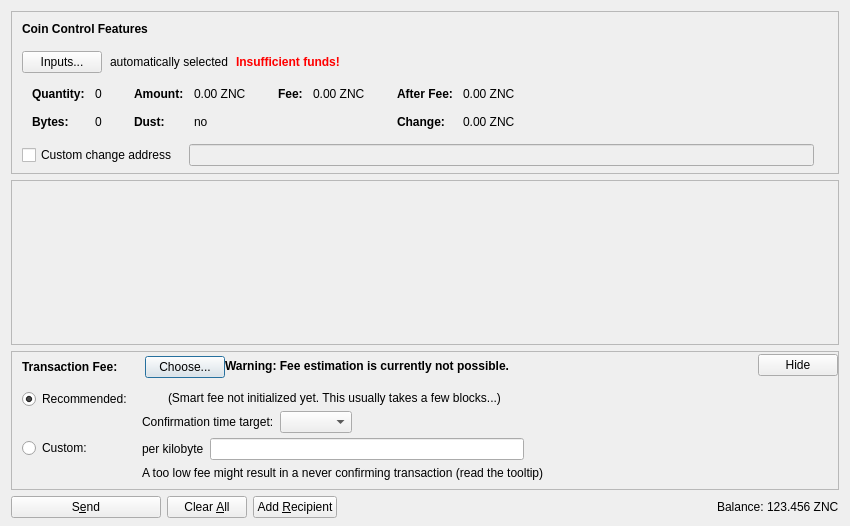
<?xml version="1.0" encoding="UTF-8"?>
<ui version="4.0">
 <class>SendCoinsDialog</class>
 <widget class="QDialog" name="SendCoinsDialog">
  <property name="geometry">
   <rect>
    <x>0</x>
    <y>0</y>
    <width>850</width>
    <height>526</height>
   </rect>
  </property>
  <property name="windowTitle">
   <string>Send Coins</string>
  </property>
  <layout class="QVBoxLayout" name="verticalLayout" stretch="0,1,0,0">
   <property name="bottomMargin">
    <number>8</number>
   </property>
   <item>
    <widget class="QFrame" name="frameCoinControl">
     <property name="sizePolicy">
      <sizepolicy hsizetype="Expanding" vsizetype="Expanding">
       <horstretch>0</horstretch>
       <verstretch>0</verstretch>
      </sizepolicy>
     </property>
     <property name="maximumSize">
      <size>
       <width>16777215</width>
       <height>16777215</height>
      </size>
     </property>
     <property name="frameShape">
      <enum>QFrame::StyledPanel</enum>
     </property>
     <property name="frameShadow">
      <enum>QFrame::Sunken</enum>
     </property>
     <layout class="QVBoxLayout" name="verticalLayoutCoinControl2">
      <property name="spacing">
       <number>0</number>
      </property>
      <property name="leftMargin">
       <number>0</number>
      </property>
      <property name="topMargin">
       <number>0</number>
      </property>
      <property name="rightMargin">
       <number>0</number>
      </property>
      <property name="bottomMargin">
       <number>6</number>
      </property>
      <item>
       <layout class="QVBoxLayout" name="verticalLayoutCoinControl" stretch="0,0,0,0,1">
        <property name="spacing">
         <number>0</number>
        </property>
        <property name="leftMargin">
         <number>10</number>
        </property>
        <property name="topMargin">
         <number>10</number>
        </property>
        <item>
         <layout class="QHBoxLayout" name="horizontalLayoutCoinControl1">
          <property name="bottomMargin">
           <number>15</number>
          </property>
          <item>
           <widget class="QLabel" name="labelCoinControlFeatures">
            <property name="sizePolicy">
             <sizepolicy hsizetype="Preferred" vsizetype="Maximum">
              <horstretch>0</horstretch>
              <verstretch>0</verstretch>
             </sizepolicy>
            </property>
            <property name="font">
             <font>
              <weight>75</weight>
              <bold>true</bold>
             </font>
            </property>
            <property name="styleSheet">
             <string notr="true">font-weight:bold;</string>
            </property>
            <property name="text">
             <string>Coin Control Features</string>
            </property>
           </widget>
          </item>
         </layout>
        </item>
        <item>
         <layout class="QHBoxLayout" name="horizontalLayoutCoinControl2" stretch="0,0,0,0">
          <property name="spacing">
           <number>8</number>
          </property>
          <property name="bottomMargin">
           <number>10</number>
          </property>
          <item>
           <widget class="QPushButton" name="pushButtonCoinControl">
            <property name="styleSheet">
             <string notr="true"/>
            </property>
            <property name="text">
             <string>Inputs...</string>
            </property>
            <property name="autoDefault">
             <bool>false</bool>
            </property>
           </widget>
          </item>
          <item>
           <widget class="QLabel" name="labelCoinControlAutomaticallySelected">
            <property name="text">
             <string>automatically selected</string>
            </property>
            <property name="margin">
             <number>5</number>
            </property>
           </widget>
          </item>
          <item>
           <widget class="QLabel" name="labelCoinControlInsuffFunds">
            <property name="font">
             <font>
              <weight>75</weight>
              <bold>true</bold>
             </font>
            </property>
            <property name="styleSheet">
             <string notr="true">color:red;font-weight:bold;</string>
            </property>
            <property name="text">
             <string>Insufficient funds!</string>
            </property>
            <property name="margin">
             <number>5</number>
            </property>
           </widget>
          </item>
          <item>
           <spacer name="horizontalSpacerCoinControl">
            <property name="orientation">
             <enum>Qt::Horizontal</enum>
            </property>
            <property name="sizeHint" stdset="0">
             <size>
              <width>40</width>
              <height>1</height>
             </size>
            </property>
           </spacer>
          </item>
         </layout>
        </item>
        <item>
         <widget class="QWidget" name="widgetCoinControl" native="true">
          <property name="sizePolicy">
           <sizepolicy hsizetype="Preferred" vsizetype="Preferred">
            <horstretch>0</horstretch>
            <verstretch>0</verstretch>
           </sizepolicy>
          </property>
          <property name="minimumSize">
           <size>
            <width>0</width>
            <height>0</height>
           </size>
          </property>
          <property name="styleSheet">
           <string notr="true"/>
          </property>
          <layout class="QHBoxLayout" name="horizontalLayoutCoinControl5">
           <property name="leftMargin">
            <number>0</number>
           </property>
           <property name="topMargin">
            <number>0</number>
           </property>
           <property name="rightMargin">
            <number>0</number>
           </property>
           <property name="bottomMargin">
            <number>0</number>
           </property>
           <item>
            <layout class="QHBoxLayout" name="horizontalLayoutCoinControl3" stretch="0,0,0,1">
             <property name="spacing">
              <number>20</number>
             </property>
             <property name="topMargin">
              <number>0</number>
             </property>
             <property name="bottomMargin">
              <number>10</number>
             </property>
             <item>
              <layout class="QFormLayout" name="formLayoutCoinControl1">
               <property name="horizontalSpacing">
                <number>10</number>
               </property>
               <property name="verticalSpacing">
                <number>14</number>
               </property>
               <property name="leftMargin">
                <number>10</number>
               </property>
               <property name="topMargin">
                <number>4</number>
               </property>
               <property name="rightMargin">
                <number>6</number>
               </property>
               <item row="0" column="0">
                <widget class="QLabel" name="labelCoinControlQuantityText">
                 <property name="font">
                  <font>
                   <weight>75</weight>
                   <bold>true</bold>
                  </font>
                 </property>
                 <property name="text">
                  <string>Quantity:</string>
                 </property>
                 <property name="margin">
                  <number>0</number>
                 </property>
                </widget>
               </item>
               <item row="0" column="1">
                <widget class="QLabel" name="labelCoinControlQuantity">
                 <property name="cursor">
                  <cursorShape>IBeamCursor</cursorShape>
                 </property>
                 <property name="contextMenuPolicy">
                  <enum>Qt::ActionsContextMenu</enum>
                 </property>
                 <property name="text">
                  <string notr="true">0</string>
                 </property>
                 <property name="margin">
                  <number>0</number>
                 </property>
                 <property name="textInteractionFlags">
                  <set>Qt::LinksAccessibleByMouse|Qt::TextSelectableByKeyboard|Qt::TextSelectableByMouse</set>
                 </property>
                </widget>
               </item>
               <item row="1" column="0">
                <widget class="QLabel" name="labelCoinControlBytesText">
                 <property name="font">
                  <font>
                   <weight>75</weight>
                   <bold>true</bold>
                  </font>
                 </property>
                 <property name="text">
                  <string>Bytes:</string>
                 </property>
                </widget>
               </item>
               <item row="1" column="1">
                <widget class="QLabel" name="labelCoinControlBytes">
                 <property name="cursor">
                  <cursorShape>IBeamCursor</cursorShape>
                 </property>
                 <property name="contextMenuPolicy">
                  <enum>Qt::ActionsContextMenu</enum>
                 </property>
                 <property name="text">
                  <string notr="true">0</string>
                 </property>
                 <property name="textInteractionFlags">
                  <set>Qt::LinksAccessibleByMouse|Qt::TextSelectableByKeyboard|Qt::TextSelectableByMouse</set>
                 </property>
                </widget>
               </item>
              </layout>
             </item>
             <item>
              <layout class="QFormLayout" name="formLayoutCoinControl2">
               <property name="horizontalSpacing">
                <number>10</number>
               </property>
               <property name="verticalSpacing">
                <number>14</number>
               </property>
               <property name="leftMargin">
                <number>6</number>
               </property>
               <property name="topMargin">
                <number>4</number>
               </property>
               <property name="rightMargin">
                <number>6</number>
               </property>
               <item row="0" column="0">
                <widget class="QLabel" name="labelCoinControlAmountText">
                 <property name="font">
                  <font>
                   <weight>75</weight>
                   <bold>true</bold>
                  </font>
                 </property>
                 <property name="text">
                  <string>Amount:</string>
                 </property>
                 <property name="margin">
                  <number>0</number>
                 </property>
                </widget>
               </item>
               <item row="0" column="1">
                <widget class="QLabel" name="labelCoinControlAmount">
                 <property name="cursor">
                  <cursorShape>IBeamCursor</cursorShape>
                 </property>
                 <property name="contextMenuPolicy">
                  <enum>Qt::ActionsContextMenu</enum>
                 </property>
                 <property name="text">
                  <string notr="true">0.00 ZNC</string>
                 </property>
                 <property name="textInteractionFlags">
                  <set>Qt::LinksAccessibleByMouse|Qt::TextSelectableByKeyboard|Qt::TextSelectableByMouse</set>
                 </property>
                </widget>
               </item>
               <item row="1" column="0">
                <widget class="QLabel" name="labelCoinControlLowOutputText">
                 <property name="font">
                  <font>
                   <weight>75</weight>
                   <bold>true</bold>
                  </font>
                 </property>
                 <property name="text">
                  <string>Dust:</string>
                 </property>
                </widget>
               </item>
               <item row="1" column="1">
                <widget class="QLabel" name="labelCoinControlLowOutput">
                 <property name="cursor">
                  <cursorShape>IBeamCursor</cursorShape>
                 </property>
                 <property name="contextMenuPolicy">
                  <enum>Qt::ActionsContextMenu</enum>
                 </property>
                 <property name="text">
                  <string notr="true">no</string>
                 </property>
                 <property name="textInteractionFlags">
                  <set>Qt::LinksAccessibleByMouse|Qt::TextSelectableByKeyboard|Qt::TextSelectableByMouse</set>
                 </property>
                </widget>
               </item>
              </layout>
             </item>
             <item>
              <layout class="QFormLayout" name="formLayoutCoinControl3">
               <property name="horizontalSpacing">
                <number>10</number>
               </property>
               <property name="verticalSpacing">
                <number>14</number>
               </property>
               <property name="leftMargin">
                <number>6</number>
               </property>
               <property name="topMargin">
                <number>4</number>
               </property>
               <property name="rightMargin">
                <number>6</number>
               </property>
               <item row="0" column="0">
                <widget class="QLabel" name="labelCoinControlFeeText">
                 <property name="font">
                  <font>
                   <weight>75</weight>
                   <bold>true</bold>
                  </font>
                 </property>
                 <property name="text">
                  <string>Fee:</string>
                 </property>
                 <property name="margin">
                  <number>0</number>
                 </property>
                </widget>
               </item>
               <item row="0" column="1">
                <widget class="QLabel" name="labelCoinControlFee">
                 <property name="cursor">
                  <cursorShape>IBeamCursor</cursorShape>
                 </property>
                 <property name="contextMenuPolicy">
                  <enum>Qt::ActionsContextMenu</enum>
                 </property>
                 <property name="text">
                  <string notr="true">0.00 ZNC</string>
                 </property>
                 <property name="textInteractionFlags">
                  <set>Qt::LinksAccessibleByMouse|Qt::TextSelectableByKeyboard|Qt::TextSelectableByMouse</set>
                 </property>
                </widget>
               </item>
              </layout>
             </item>
             <item>
              <layout class="QFormLayout" name="formLayoutCoinControl4">
               <property name="horizontalSpacing">
                <number>10</number>
               </property>
               <property name="verticalSpacing">
                <number>14</number>
               </property>
               <property name="leftMargin">
                <number>6</number>
               </property>
               <property name="topMargin">
                <number>4</number>
               </property>
               <property name="rightMargin">
                <number>6</number>
               </property>
               <item row="0" column="0">
                <widget class="QLabel" name="labelCoinControlAfterFeeText">
                 <property name="font">
                  <font>
                   <weight>75</weight>
                   <bold>true</bold>
                  </font>
                 </property>
                 <property name="text">
                  <string>After Fee:</string>
                 </property>
                 <property name="margin">
                  <number>0</number>
                 </property>
                </widget>
               </item>
               <item row="0" column="1">
                <widget class="QLabel" name="labelCoinControlAfterFee">
                 <property name="cursor">
                  <cursorShape>IBeamCursor</cursorShape>
                 </property>
                 <property name="contextMenuPolicy">
                  <enum>Qt::ActionsContextMenu</enum>
                 </property>
                 <property name="text">
                  <string notr="true">0.00 ZNC</string>
                 </property>
                 <property name="textInteractionFlags">
                  <set>Qt::LinksAccessibleByMouse|Qt::TextSelectableByKeyboard|Qt::TextSelectableByMouse</set>
                 </property>
                </widget>
               </item>
               <item row="1" column="0">
                <widget class="QLabel" name="labelCoinControlChangeText">
                 <property name="font">
                  <font>
                   <weight>75</weight>
                   <bold>true</bold>
                  </font>
                 </property>
                 <property name="text">
                  <string>Change:</string>
                 </property>
                </widget>
               </item>
               <item row="1" column="1">
                <widget class="QLabel" name="labelCoinControlChange">
                 <property name="cursor">
                  <cursorShape>IBeamCursor</cursorShape>
                 </property>
                 <property name="contextMenuPolicy">
                  <enum>Qt::ActionsContextMenu</enum>
                 </property>
                 <property name="text">
                  <string notr="true">0.00 ZNC</string>
                 </property>
                 <property name="textInteractionFlags">
                  <set>Qt::LinksAccessibleByMouse|Qt::TextSelectableByKeyboard|Qt::TextSelectableByMouse</set>
                 </property>
                </widget>
               </item>
              </layout>
             </item>
            </layout>
           </item>
          </layout>
         </widget>
        </item>
        <item>
         <layout class="QHBoxLayout" name="horizontalLayoutCoinControl4" stretch="0,0,0">
          <property name="spacing">
           <number>12</number>
          </property>
          <property name="sizeConstraint">
           <enum>QLayout::SetDefaultConstraint</enum>
          </property>
          <property name="topMargin">
           <number>5</number>
          </property>
          <property name="rightMargin">
           <number>5</number>
          </property>
          <item>
           <widget class="QCheckBox" name="checkBoxCoinControlChange">
            <property name="toolTip">
             <string>If this is activated, but the change address is empty or invalid, change will be sent to a newly generated address.</string>
            </property>
            <property name="text">
             <string>Custom change address</string>
            </property>
           </widget>
          </item>
          <item>
           <widget class="QValidatedLineEdit" name="lineEditCoinControlChange">
            <property name="enabled">
             <bool>false</bool>
            </property>
            <property name="sizePolicy">
             <sizepolicy hsizetype="Expanding" vsizetype="Fixed">
              <horstretch>0</horstretch>
              <verstretch>0</verstretch>
             </sizepolicy>
            </property>
           </widget>
          </item>
          <item>
           <widget class="QLabel" name="labelCoinControlChangeLabel">
            <property name="sizePolicy">
             <sizepolicy hsizetype="Preferred" vsizetype="Expanding">
              <horstretch>0</horstretch>
              <verstretch>0</verstretch>
             </sizepolicy>
            </property>
            <property name="minimumSize">
             <size>
              <width>0</width>
              <height>0</height>
             </size>
            </property>
            <property name="text">
             <string/>
            </property>
            <property name="margin">
             <number>3</number>
            </property>
           </widget>
          </item>
         </layout>
        </item>
        <item>
         <spacer name="verticalSpacerCoinControl">
          <property name="orientation">
           <enum>Qt::Vertical</enum>
          </property>
          <property name="sizeHint" stdset="0">
           <size>
            <width>800</width>
            <height>1</height>
           </size>
          </property>
         </spacer>
        </item>
       </layout>
      </item>
     </layout>
    </widget>
   </item>
   <item>
    <widget class="QScrollArea" name="scrollArea">
     <property name="widgetResizable">
      <bool>true</bool>
     </property>
     <widget class="QWidget" name="scrollAreaWidgetContents">
      <property name="geometry">
       <rect>
        <x>0</x>
        <y>0</y>
        <width>830</width>
        <height>104</height>
       </rect>
      </property>
      <layout class="QVBoxLayout" name="verticalLayout_2" stretch="0,1">
       <property name="leftMargin">
        <number>0</number>
       </property>
       <property name="topMargin">
        <number>0</number>
       </property>
       <property name="rightMargin">
        <number>0</number>
       </property>
       <property name="bottomMargin">
        <number>0</number>
       </property>
       <item>
        <layout class="QVBoxLayout" name="entries">
         <property name="spacing">
          <number>6</number>
         </property>
        </layout>
       </item>
       <item>
        <spacer name="verticalSpacer">
         <property name="orientation">
          <enum>Qt::Vertical</enum>
         </property>
         <property name="sizeHint" stdset="0">
          <size>
           <width>20</width>
           <height>40</height>
          </size>
         </property>
        </spacer>
       </item>
      </layout>
     </widget>
    </widget>
   </item>
   <item>
    <widget class="QFrame" name="frameFee">
     <property name="sizePolicy">
      <sizepolicy hsizetype="Expanding" vsizetype="Expanding">
       <horstretch>0</horstretch>
       <verstretch>0</verstretch>
      </sizepolicy>
     </property>
     <property name="maximumSize">
      <size>
       <width>16777215</width>
       <height>16777215</height>
      </size>
     </property>
     <property name="frameShape">
      <enum>QFrame::StyledPanel</enum>
     </property>
     <property name="frameShadow">
      <enum>QFrame::Sunken</enum>
     </property>
     <layout class="QVBoxLayout" name="verticalLayoutFee1">
      <property name="spacing">
       <number>0</number>
      </property>
      <property name="leftMargin">
       <number>0</number>
      </property>
      <property name="topMargin">
       <number>0</number>
      </property>
      <property name="rightMargin">
       <number>0</number>
      </property>
      <property name="bottomMargin">
       <number>0</number>
      </property>
      <item>
       <layout class="QVBoxLayout" name="verticalLayoutFee2" stretch="0,0,0">
        <property name="spacing">
         <number>0</number>
        </property>
        <property name="leftMargin">
         <number>10</number>
        </property>
        <property name="topMargin">
         <number>0</number>
        </property>
        <item>
         <layout class="QHBoxLayout" name="horizontalLayoutFee1">
          <property name="bottomMargin">
           <number>0</number>
          </property>
          <item>
           <layout class="QVBoxLayout" name="verticalLayoutFee7">
            <property name="spacing">
             <number>0</number>
            </property>
            <item>
             <spacer name="verticalSpacerSmartFee">
              <property name="orientation">
               <enum>Qt::Vertical</enum>
              </property>
              <property name="sizeType">
               <enum>QSizePolicy::Fixed</enum>
              </property>
              <property name="sizeHint" stdset="0">
               <size>
                <width>1</width>
                <height>4</height>
               </size>
              </property>
             </spacer>
            </item>
            <item>
             <layout class="QHBoxLayout" name="horizontalLayoutSmartFee">
              <property name="spacing">
               <number>10</number>
              </property>
              <item>
               <widget class="QLabel" name="labelFeeHeadline">
                <property name="sizePolicy">
                 <sizepolicy hsizetype="Preferred" vsizetype="Maximum">
                  <horstretch>0</horstretch>
                  <verstretch>0</verstretch>
                 </sizepolicy>
                </property>
                <property name="font">
                 <font>
                  <weight>75</weight>
                  <bold>true</bold>
                 </font>
                </property>
                <property name="styleSheet">
                 <string notr="true">font-weight:bold;</string>
                </property>
                <property name="text">
                 <string>Transaction Fee:</string>
                </property>
               </widget>
              </item>
              <item>
               <widget class="QLabel" name="labelFeeMinimized">
                <property name="text">
                 <string/>
                </property>
               </widget>
              </item>
              <item>
               <widget class="QPushButton" name="buttonChooseFee">
                <property name="text">
                 <string>Choose...</string>
                </property>
               </widget>
              </item>
             </layout>
            </item>
            <item>
             <spacer name="verticalSpacer_5">
              <property name="orientation">
               <enum>Qt::Vertical</enum>
              </property>
              <property name="sizeHint" stdset="0">
               <size>
                <width>1</width>
                <height>1</height>
               </size>
              </property>
             </spacer>
            </item>
           </layout>
          </item>
          <item>
           <widget class="QLabel" name="fallbackFeeWarningLabel">
            <property name="toolTip">
             <string>Using the fallbackfee can result in sending a transaction that will take several hours or days (or never) to confirm. Consider choosing your fee manually or wait until you have validated the complete chain.</string>
            </property>
            <property name="font">
            <font>
                <weight>75</weight>
                <bold>true</bold>
            </font>
            </property>
            <property name="text">
             <string>Warning: Fee estimation is currently not possible.</string>
            </property>
            <property name="wordWrap">
             <bool>false</bool>
            </property>
           </widget>
          </item>
          <item>
           <spacer name="horizontalSpacer_4">
            <property name="orientation">
             <enum>Qt::Horizontal</enum>
            </property>
            <property name="sizeType">
             <enum>QSizePolicy::MinimumExpanding</enum>
            </property>
            <property name="sizeHint" stdset="0">
             <size>
              <width>40</width>
              <height>20</height>
             </size>
            </property>
           </spacer>
          </item>
          <item>
           <widget class="QPushButton" name="buttonMinimizeFee">
            <property name="toolTip">
             <string>collapse fee-settings</string>
            </property>
            <property name="text">
             <string>Hide</string>
            </property>
           </widget>
          </item>
         </layout>
        </item>
        <item>
         <widget class="QFrame" name="frameFeeSelection">
          <layout class="QVBoxLayout" name="verticalLayoutFee12">
           <property name="spacing">
            <number>0</number>
           </property>
           <property name="leftMargin">
            <number>0</number>
           </property>
           <property name="topMargin">
            <number>0</number>
           </property>
           <property name="rightMargin">
            <number>0</number>
           </property>
           <property name="bottomMargin">
            <number>0</number>
           </property>
           <item>
            <layout class="QGridLayout" name="gridLayoutFee">
             <property name="topMargin">
              <number>10</number>
             </property>
             <property name="bottomMargin">
              <number>4</number>
             </property>
             <property name="horizontalSpacing">
              <number>10</number>
             </property>
             <property name="verticalSpacing">
              <number>4</number>
             </property>
             <item row="1" column="1">
              <layout class="QVBoxLayout" name="verticalLayoutFee8">
               <property name="spacing">
                <number>6</number>
               </property>
               <item>
                <layout class="QHBoxLayout" name="horizontalLayoutFee13">
                 <item>
                  <widget class="QLabel" name="labelCustomPerKilobyte">
                   <property name="toolTip">
                    <string>Specify a custom fee per kB (1,000 bytes) of the transaction's virtual size.

Note:  Since the fee is calculated on a per-byte basis, a fee of "100 satoshis per kB" for a transaction size of 500 bytes (half of 1 kB) would ultimately yield a fee of only 50 satoshis.</string>
                   </property>
                   <property name="text">
                    <string>per kilobyte</string>
                   </property>
                  </widget>
                 </item>
                 <item>
                  <widget class="BitcoinAmountField" name="customFee"/>
                 </item>
                 <item>
                  <spacer name="horizontalSpacer_6">
                   <property name="orientation">
                    <enum>Qt::Horizontal</enum>
                   </property>
                   <property name="sizeHint" stdset="0">
                    <size>
                     <width>1</width>
                     <height>1</height>
                    </size>
                   </property>
                  </spacer>
                 </item>
                </layout>
               </item>
               <item>
                <layout class="QHBoxLayout" name="horizontalLayoutFee8">
                 <item>
                  <widget class="QLabel" name="labelCustomFeeWarning">
                   <property name="enabled">
                    <bool>true</bool>
                   </property>
                   <property name="toolTip">
                    <string>When there is less transaction volume than space in the blocks, miners as well as relaying nodes may enforce a minimum fee. Paying only this minimum fee is just fine, but be aware that this can result in a never confirming transaction once there is more demand for zencoin transactions than the network can process.</string>
                   </property>
                   <property name="text">
                    <string>A too low fee might result in a never confirming transaction (read the tooltip)</string>
                   </property>
                  </widget>
                 </item>
                 <item>
                  <spacer name="horizontalSpacer_2">
                   <property name="orientation">
                    <enum>Qt::Horizontal</enum>
                   </property>
                   <property name="sizeHint" stdset="0">
                    <size>
                     <width>1</width>
                     <height>1</height>
                    </size>
                   </property>
                  </spacer>
                 </item>
                </layout>
               </item>
              </layout>
             </item>
             <item row="0" column="0">
              <layout class="QVBoxLayout" name="verticalLayoutFee4" stretch="0,1">
               <item>
                <widget class="QRadioButton" name="radioSmartFee">
                 <property name="text">
                  <string>Recommended:</string>
                 </property>
                 <property name="checked">
                  <bool>true</bool>
                 </property>
                 <attribute name="buttonGroup">
                  <string notr="true">groupFee</string>
                 </attribute>
                </widget>
               </item>
               <item>
                <spacer name="verticalSpacer_2">
                 <property name="orientation">
                  <enum>Qt::Vertical</enum>
                 </property>
                 <property name="sizeHint" stdset="0">
                  <size>
                   <width>1</width>
                   <height>1</height>
                  </size>
                 </property>
                </spacer>
               </item>
              </layout>
             </item>
             <item row="1" column="0">
              <layout class="QVBoxLayout" name="verticalLayoutFee9" stretch="0,1">
               <item>
                <widget class="QRadioButton" name="radioCustomFee">
                 <property name="text">
                  <string>Custom:</string>
                 </property>
                 <attribute name="buttonGroup">
                  <string notr="true">groupFee</string>
                 </attribute>
                </widget>
               </item>
               <item>
                <spacer name="verticalSpacer_6">
                 <property name="orientation">
                  <enum>Qt::Vertical</enum>
                 </property>
                 <property name="sizeHint" stdset="0">
                  <size>
                   <width>1</width>
                   <height>1</height>
                  </size>
                 </property>
                </spacer>
               </item>
              </layout>
             </item>
             <item row="0" column="1">
              <layout class="QVBoxLayout" name="verticalLayoutFee3" stretch="0,0,1">
               <property name="spacing">
                <number>6</number>
               </property>
               <property name="topMargin">
                <number>2</number>
               </property>
               <item>
                <layout class="QHBoxLayout" name="horizontalLayoutFee12">
                 <item>
                  <widget class="QLabel" name="labelSmartFee">
                   <property name="text">
                    <string/>
                   </property>
                  </widget>
                 </item>
                 <item>
                  <widget class="QLabel" name="labelFeeEstimation">
                   <property name="text">
                    <string/>
                   </property>
                  </widget>
                 </item>
                 <item>
                  <widget class="QLabel" name="labelSmartFee2">
                   <property name="text">
                    <string>(Smart fee not initialized yet. This usually takes a few blocks...)</string>
                   </property>
                  </widget>
                 </item>
                 <item>
                  <spacer name="horizontalSpacer_5">
                   <property name="orientation">
                    <enum>Qt::Horizontal</enum>
                   </property>
                   <property name="sizeHint" stdset="0">
                    <size>
                     <width>1</width>
                     <height>1</height>
                    </size>
                   </property>
                  </spacer>
                 </item>
                </layout>
               </item>
               <item>
                <layout class="QHBoxLayout" name="horizontalLayoutFee9">
                 <item>
                  <layout class="QVBoxLayout" name="verticalLayoutFee6">
                   <item>
                    <widget class="QLabel" name="labelSmartFee3">
                     <property name="text">
                      <string>Confirmation time target:</string>
                     </property>
                    </widget>
                   </item>
                  </layout>
                 </item>
                 <item>
                  <layout class="QVBoxLayout" name="verticalLayoutFee5">
                   <property name="rightMargin">
                    <number>30</number>
                   </property>
                   <item>
                    <layout class="QHBoxLayout" name="horizontalLayoutConfTarget">
                     <property name="bottomMargin">
                      <number>0</number>
                     </property>
                     <item>
                      <widget class="QComboBox" name="confTargetSelector"/>
                     </item>
                     <item>
                      <spacer name="horizontalSpacerConfTarget">
                       <property name="orientation">
                        <enum>Qt::Horizontal</enum>
                       </property>
                       <property name="sizeHint" stdset="0">
                        <size>
                         <width>40</width>
                         <height>20</height>
                        </size>
                       </property>
                      </spacer>
                     </item>
                    </layout>
                   </item>
                  </layout>
                 </item>
                </layout>
               </item>
               <item>
                <spacer name="verticalSpacer_4">
                 <property name="orientation">
                  <enum>Qt::Vertical</enum>
                 </property>
                 <property name="sizeHint" stdset="0">
                  <size>
                   <width>1</width>
                   <height>1</height>
                  </size>
                 </property>
                </spacer>
               </item>
              </layout>
             </item>
            </layout>
           </item>
          </layout>
         </widget>
        </item>
        <item>
         <spacer name="verticalSpacerFee">
          <property name="orientation">
           <enum>Qt::Vertical</enum>
          </property>
          <property name="sizeHint" stdset="0">
           <size>
            <width>40</width>
            <height>5</height>
           </size>
          </property>
         </spacer>
        </item>
       </layout>
      </item>
     </layout>
    </widget>
   </item>
   <item>
    <layout class="QHBoxLayout" name="horizontalLayout">
     <item>
      <widget class="QPushButton" name="sendButton">
       <property name="minimumSize">
        <size>
         <width>150</width>
         <height>0</height>
        </size>
       </property>
       <property name="toolTip">
        <string>Confirm the send action</string>
       </property>
       <property name="text">
        <string>S&amp;end</string>
       </property>
       <property name="icon">
        <iconset resource="../bitcoin.qrc">
         <normaloff>:/icons/send</normaloff>:/icons/send</iconset>
       </property>
       <property name="autoDefault">
        <bool>false</bool>
       </property>
       <property name="default">
        <bool>false</bool>
       </property>
      </widget>
     </item>
     <item>
      <widget class="QPushButton" name="clearButton">
       <property name="sizePolicy">
        <sizepolicy hsizetype="Minimum" vsizetype="Fixed">
         <horstretch>0</horstretch>
         <verstretch>0</verstretch>
        </sizepolicy>
       </property>
       <property name="toolTip">
        <string>Clear all fields of the form.</string>
       </property>
       <property name="text">
        <string>Clear &amp;All</string>
       </property>
       <property name="icon">
        <iconset resource="../bitcoin.qrc">
         <normaloff>:/icons/remove</normaloff>:/icons/remove</iconset>
       </property>
       <property name="autoDefault">
        <bool>false</bool>
       </property>
      </widget>
     </item>
     <item>
      <widget class="QPushButton" name="addButton">
       <property name="toolTip">
        <string>Send to multiple recipients at once</string>
       </property>
       <property name="text">
        <string>Add &amp;Recipient</string>
       </property>
       <property name="icon">
        <iconset resource="../bitcoin.qrc">
         <normaloff>:/icons/add</normaloff>:/icons/add</iconset>
       </property>
       <property name="autoDefault">
        <bool>false</bool>
       </property>
      </widget>
     </item>
     <item>
      <spacer name="horizontalSpacer">
       <property name="orientation">
        <enum>Qt::Horizontal</enum>
       </property>
       <property name="sizeHint" stdset="0">
        <size>
         <width>40</width>
         <height>20</height>
        </size>
       </property>
      </spacer>
     </item>
     <item>
      <layout class="QHBoxLayout" name="horizontalLayout_2">
       <property name="spacing">
        <number>3</number>
       </property>
       <item>
        <widget class="QLabel" name="label">
         <property name="sizePolicy">
          <sizepolicy hsizetype="Preferred" vsizetype="Fixed">
           <horstretch>0</horstretch>
           <verstretch>0</verstretch>
          </sizepolicy>
         </property>
         <property name="text">
          <string>Balance:</string>
         </property>
        </widget>
       </item>
       <item>
        <widget class="QLabel" name="labelBalance">
         <property name="sizePolicy">
          <sizepolicy hsizetype="Preferred" vsizetype="Fixed">
           <horstretch>0</horstretch>
           <verstretch>0</verstretch>
          </sizepolicy>
         </property>
         <property name="cursor">
          <cursorShape>IBeamCursor</cursorShape>
         </property>
         <property name="text">
          <string notr="true">123.456 ZNC</string>
         </property>
         <property name="textInteractionFlags">
          <set>Qt::LinksAccessibleByMouse|Qt::TextSelectableByKeyboard|Qt::TextSelectableByMouse</set>
         </property>
        </widget>
       </item>
      </layout>
     </item>
    </layout>
   </item>
  </layout>
 </widget>
 <customwidgets>
  <customwidget>
   <class>QValidatedLineEdit</class>
   <extends>QLineEdit</extends>
   <header>qt/qvalidatedlineedit.h</header>
  </customwidget>
  <customwidget>
   <class>BitcoinAmountField</class>
   <extends>QLineEdit</extends>
   <header>qt/bitcoinamountfield.h</header>
   <container>1</container>
  </customwidget>
 </customwidgets>
 <resources>
  <include location="../bitcoin.qrc"/>
 </resources>
 <connections/>
 <buttongroups>
  <buttongroup name="groupFee"/>
 </buttongroups>
</ui>
